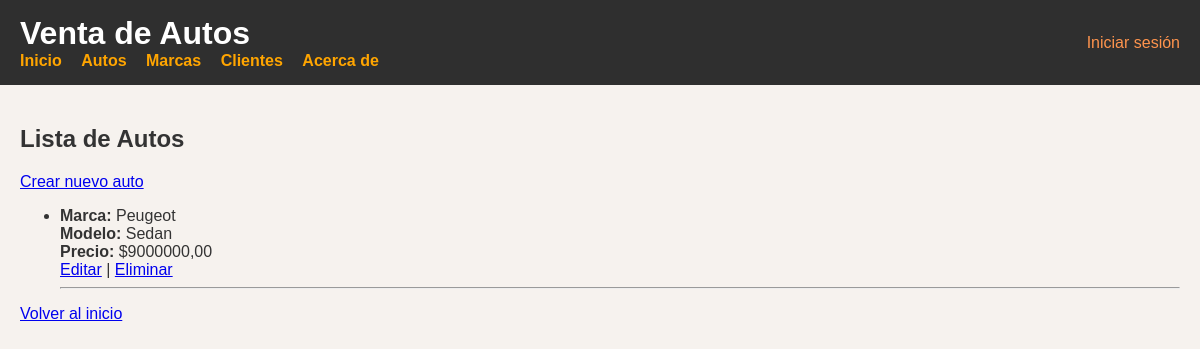
Before: /autos/autos/ with the older database file.
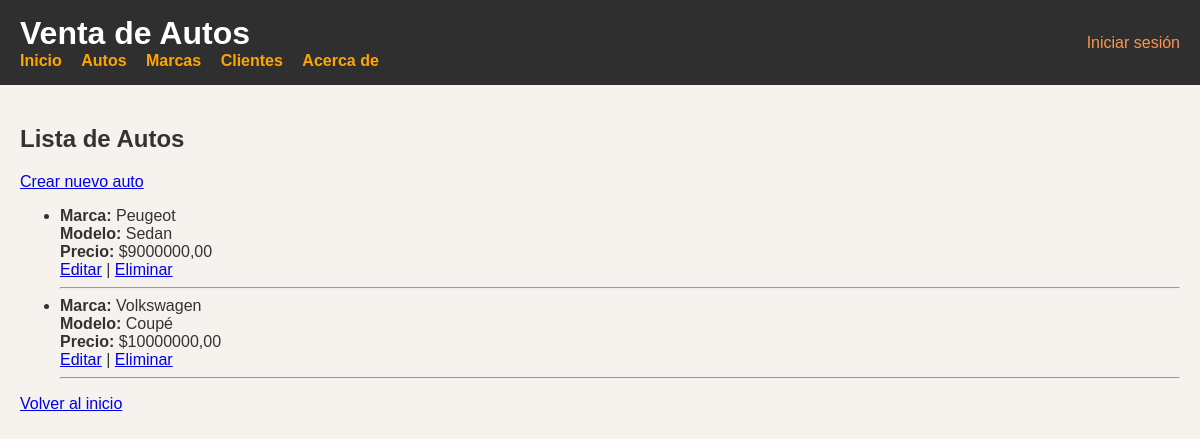
After: the same page with the newer database file.
### autos/models.py (models this page shows, shortened)
class Auto(models.Model):
    marca = models.ForeignKey(Marca, on_delete=models.CASCADE)
    modelo = models.CharField(max_length=100)
    año = models.PositiveIntegerField()
    precio = models.DecimalField(max_digits=10, decimal_places=2)

class Marca(models.Model):
    nombre = models.CharField(max_length=100)

### autos/views.py (the view)
# urls.py: path('autos/', views.lista_autos, name='lista_autos'),
def lista_autos(request):
    autos = Auto.objects.all()
    return render(request, 'autos/lista.html', {'autos': autos})

### autos/templates/autos/lista.html (shortened to what this page needs)
{% extends 'base.html' %}
{% block content %}
    <h2>Lista de Autos</h2>
    <a href="{% url 'crear_auto' %}">Crear nuevo auto</a>
    <ul>
        {% for auto in autos %}
            <li>
                <strong>Marca:</strong> {{ auto.marca.nombre }} <br>
                <strong>Modelo:</strong> {{ auto.modelo }} <br>
                <strong>Precio:</strong> ${{ auto.precio }} <br>
                <a href="{% url 'editar_auto' auto.id %}">Editar</a> |
                <a href="{% url 'eliminar_auto' auto.id %}">Eliminar</a>
            </li>
            <hr>
        {% endfor %}
    </ul>
    <a href="{% url 'home' %}">Volver al inicio</a>
{% endblock %}

Changed rows visible on the page:
added Auto: marca.nombre "Volkswagen", modelo "Coupé", precio "10000000,00"
